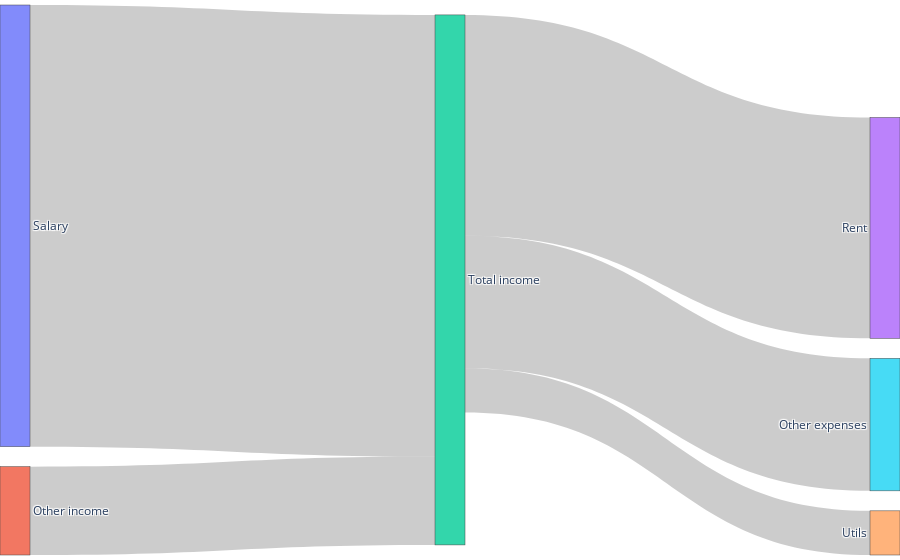

Notebook code cell kept with this figure:
### Code cell
#updated params
link = dict(source = source, target = target, value = value)
node = dict(label = label, pad = 20, thickness = 30)
data = go.Sankey(link = link, node = node)

#plot
fig = go.Figure(data)
fig.update_layout(margin=dict(l=0, r=0, t=5, b=5))
fig.show()

### Figure 1 — Plotly figure (JSON) as saved in the notebook; plotly's stock layout.template omitted (floating-point values rounded to 4 significant figures)
{"data": [{"link": {"source": [0, 1, 2, 2, 2], "target": [2, 2, 3, 4, 5], "value": [1000, 200, 500, 100, 300]}, "node": {"label": ["Salary", "Other income", "Total income", "Rent", "Utils", "Other expenses"], "pad": 20, "thickness": 30}, "type": "sankey"}], "layout": {"margin": {"b": 5, "l": 0, "r": 0, "t": 5}}}
